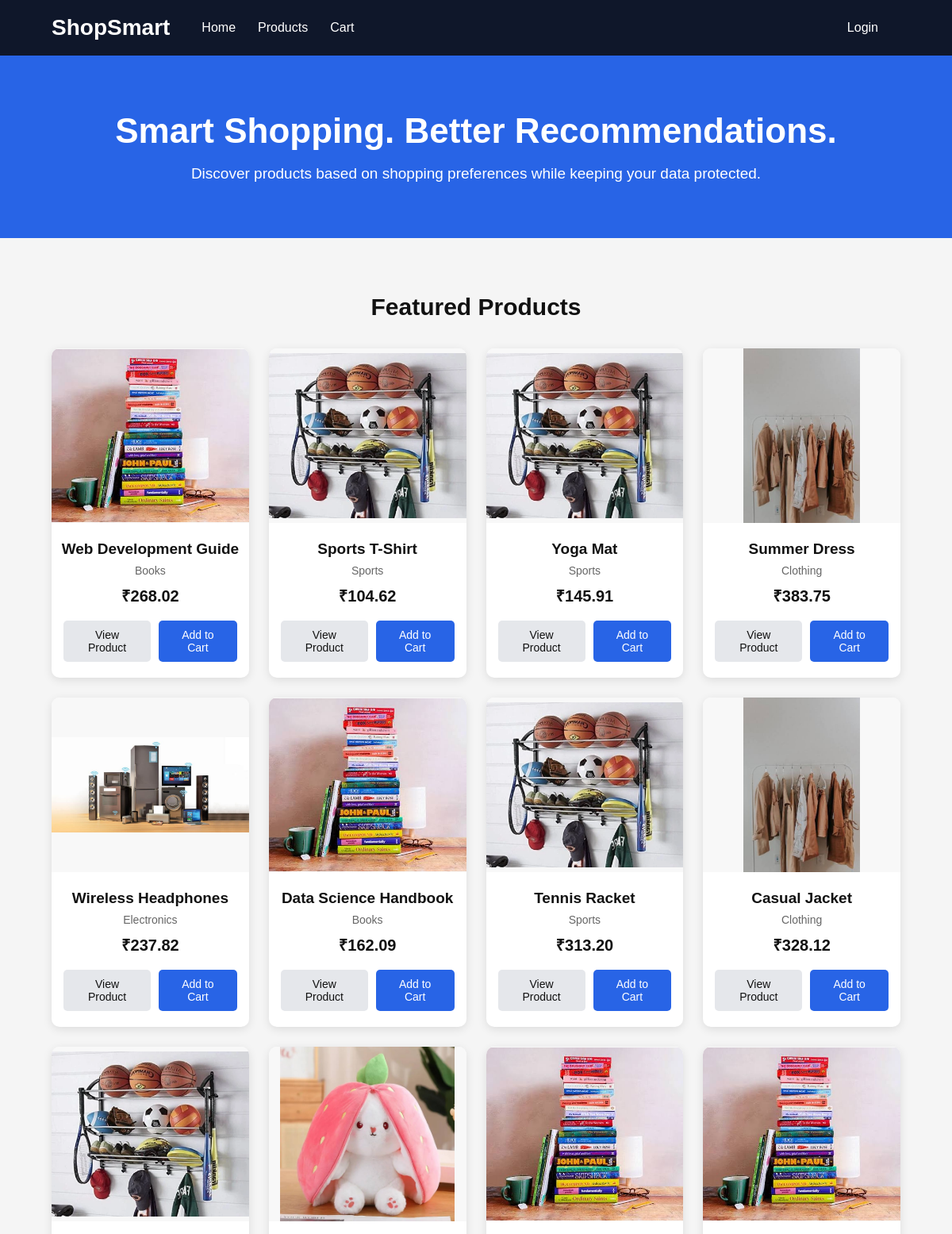
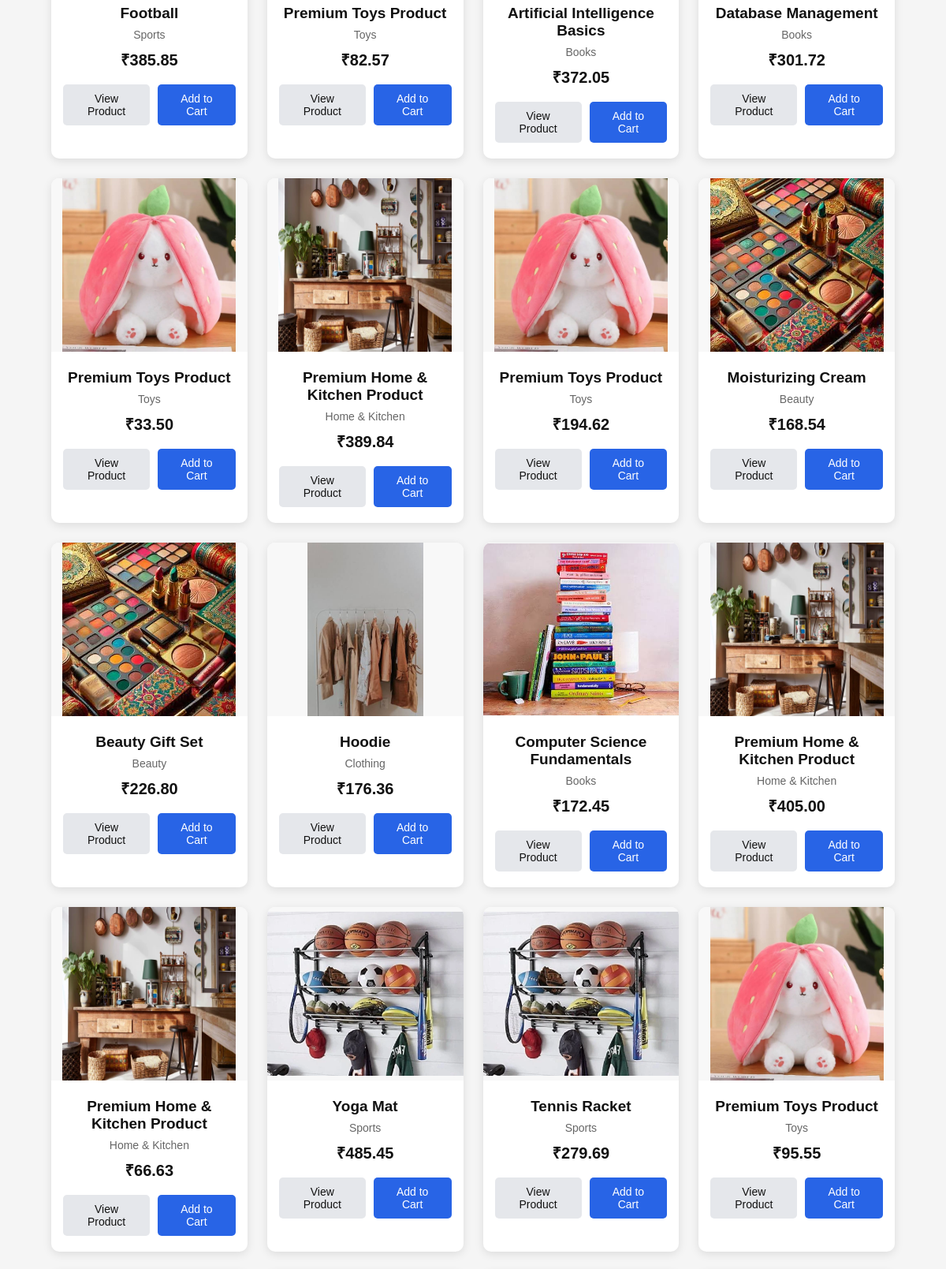
The page / (upper part) on the database its author committed (2 pictures, top to bottom).
### tables this page shows
CREATE TABLE products (
            id INTEGER PRIMARY KEY AUTOINCREMENT,
            product_id TEXT UNIQUE NOT NULL,
            category TEXT,
            brand TEXT,
            price REAL
        , product_name TEXT, image TEXT, description TEXT);

### app.py (the view)
@app.route("/")
def home():
    connection = get_connection()
    products = connection.execute("""
        SELECT
            product_id,
            product_name,
            category,
            price,
            image,
            description
        FROM products
    """).fetchall()
    connection.close()
    return render_template(
        "home.html",
        products=products,
        recommendations=[]
    )

### database.py (called while the page is built)
def get_connection():
    connection = sqlite3.connect(DATABASE)
    connection.row_factory = sqlite3.Row
    return connection

### templates/home.html (shortened to what this page needs)
<!DOCTYPE html>
<html lang="en">
<head>
</head>
<body>
    <nav>
        <div class="logo">
            ShopSmart
        </div>
        <a href="{{ url_for('home') }}">
            Home
        </a>
        <a href="{{ url_for('home') }}">
            Products
        </a>
        <a href="{{ url_for('cart') }}">
            Cart
        </a>
        <div class="user-section">
            {% if session.get('user_name') %}
                <a href="{{ url_for('orders') }}">
                    My Orders
                </a>
                <span class="user-name">
                    Hi, {{ session.get('user_name') }}
                </span>
                <a href="{{ url_for('logout') }}">
                    Logout
                </a>
            {% else %}
                <a href="{{ url_for('login') }}">
                    Login
                </a>
            {% endif %}
        </div>
    </nav>
    <section class="hero">
        <h1>
            Smart Shopping. Better Recommendations.
        </h1>
        <p>
            Discover products based on shopping preferences
            while keeping your data protected.
        </p>
    </section>
    <section class="products-section">
        <h2>
            Featured Products
        </h2>
        <div class="product-grid">
            {% for product in products %}
            <div class="product-card">
                <img
                    class="product-image"
                    src="{{ url_for('static', filename='images/' + product['image']) }}"
                    alt="{{ product['product_name'] }}"
                    data-category="{{ product['category'] }}"
                    onerror="
                        this.onerror=null;
                        if (this.dataset.category === 'Home & Kitchen') {
                            this.src='/static/images/home.jpg';
                        }
                        else if (this.dataset.category === 'Beauty') {
                            this.src='/static/images/beauty.jpg';
                        }
                        else if (this.dataset.category === 'Books') {
                            this.src='/static/images/books.jpg';
                        }
                        else if (this.dataset.category === 'Clothing') {
                            this.src='/static/images/clothing.jpg';
                        }
                        else if (this.dataset.category === 'Electronics') {
                            this.src='/static/images/electronics.jpg';
                        }
                        else if (this.dataset.category === 'Sports') {
                            this.src='/static/images/sports.jpg';
                        }
                        else if (this.dataset.category === 'Toys') {
                            this.src='/static/images/toys.jpg';
                        }
                    "
                >
                <h3>
                    {{ product['product_name'] }}
                </h3>
                <div class="category">
                    {{ product['category'] }}
                </div>
                <div class="price">
                    ₹{{ "%.2f"|format(product['price']) }}
                </div>
                <div class="button-container">
                    <a
                        href="{{ url_for('product_details', product_id=product['product_id']) }}"
                        class="view-btn"
                    >
                        View Product
                    </a>
                    <form
                        action="{{ url_for('add_to_cart', product_id=product['product_id']) }}"
                        method="POST"
                    >
                        <button
                            type="submit"
                            class="cart-btn"
                        >
                            Add to Cart
                        </button>
                    </form>
                </div>
            </div>
            {% endfor %}
        </div>
    </section>
</body>
</html>

### templates/home.html (style rules this page uses)
* { box-sizing: border-box; }
body { margin: 0; font-family: Arial, sans-serif; background: #f5f5f5; color: #111; }
nav { height: 70px; background: #0f172a; display: flex; align-items: center; padding: 0 65px; color: white; }
.logo { font-size: 28px; font-weight: bold; margin-right: 40px; }
nav a { color: white; text-decoration: none; font-size: 16px; margin-right: 28px; }
.user-section { margin-left: auto; display: flex; align-items: center; }
.hero { background: #2864e6; color: white; text-align: center; padding: 70px 20px; }
.hero h1 { font-size: 44px; margin: 0 0 18px; }
.hero p { font-size: 19px; margin: 0; }
.products-section { padding: 45px 65px; }
.products-section h2 { text-align: center; font-size: 30px; margin-bottom: 35px; }
.product-grid { display: grid; grid-template-columns: repeat(4, 1fr); gap: 25px; }
.product-card { background: white; border-radius: 10px; overflow: hidden; box-shadow: 0 3px 12px rgba(0, 0, 0, 0.10); padding-bottom: 20px; text-align: center; }
.product-image { width: 100%; height: 220px; object-fit: contain; background: #f8f8f8; }
.product-card h3 { font-size: 19px; margin: 18px 10px 8px; }
.category { color: #666; font-size: 14px; margin-bottom: 10px; }
.price { font-size: 20px; font-weight: bold; margin-bottom: 18px; }
.button-container { display: flex; justify-content: center; gap: 10px; padding: 0 15px; }
.view-btn, .cart-btn { padding: 10px 14px; border-radius: 5px; text-decoration: none; font-size: 14px; cursor: pointer; }
.view-btn { background: #e5e7eb; color: #111; }
.cart-btn { background: #2864e6; color: white; border: none; }

### rows shown on the page
products: image (picture), product_name "Web Development Guide", category "Books", price "268.02"
products: image (picture), product_name "Sports T-Shirt", category "Sports", price "104.62"
products: image (picture), product_name "Yoga Mat", category "Sports", price "145.91"
products: image (picture), product_name "Summer Dress", category "Clothing", price "383.75"
products: image (picture), product_name "Wireless Headphones", category "Electronics", price "237.82"
products: image (picture), product_name "Data Science Handbook", category "Books", price "162.09"
products: image (picture), product_name "Tennis Racket", category "Sports", price "313.20"
products: image (picture), product_name "Casual Jacket", category "Clothing", price "328.12"
products: image (picture), product_name "Football", category "Sports", price "385.85"
products: image (picture), product_name "Premium Toys Product", category "Toys", price "82.57"
products: image (picture), product_name "Artificial Intelligence Basics", category "Books", price "372.05"
products: image (picture), product_name "Database Management", category "Books", price "301.72"
products: image (picture), product_name "Premium Toys Product", category "Toys", price "33.50"
products: image (picture), product_name "Premium Home & Kitchen Product", category "Home & Kitchen", price "389.84"
products: image (picture), product_name "Premium Toys Product", category "Toys", price "194.62"
products: image (picture), product_name "Moisturizing Cream", category "Beauty", price "168.54"
products: image (picture), product_name "Beauty Gift Set", category "Beauty", price "226.80"
products: image (picture), product_name "Hoodie", category "Clothing", price "176.36"
products: image (picture), product_name "Computer Science Fundamentals", category "Books", price "172.45"
products: image (picture), product_name "Premium Home & Kitchen Product", category "Home & Kitchen", price "405.00"
products: image (picture), product_name "Premium Home & Kitchen Product", category "Home & Kitchen", price "66.63"
products: image (picture), product_name "Yoga Mat", category "Sports", price "485.45"
products: image (picture), product_name "Tennis Racket", category "Sports", price "279.69"
products: image (picture), product_name "Premium Toys Product", category "Toys", price "95.55"
